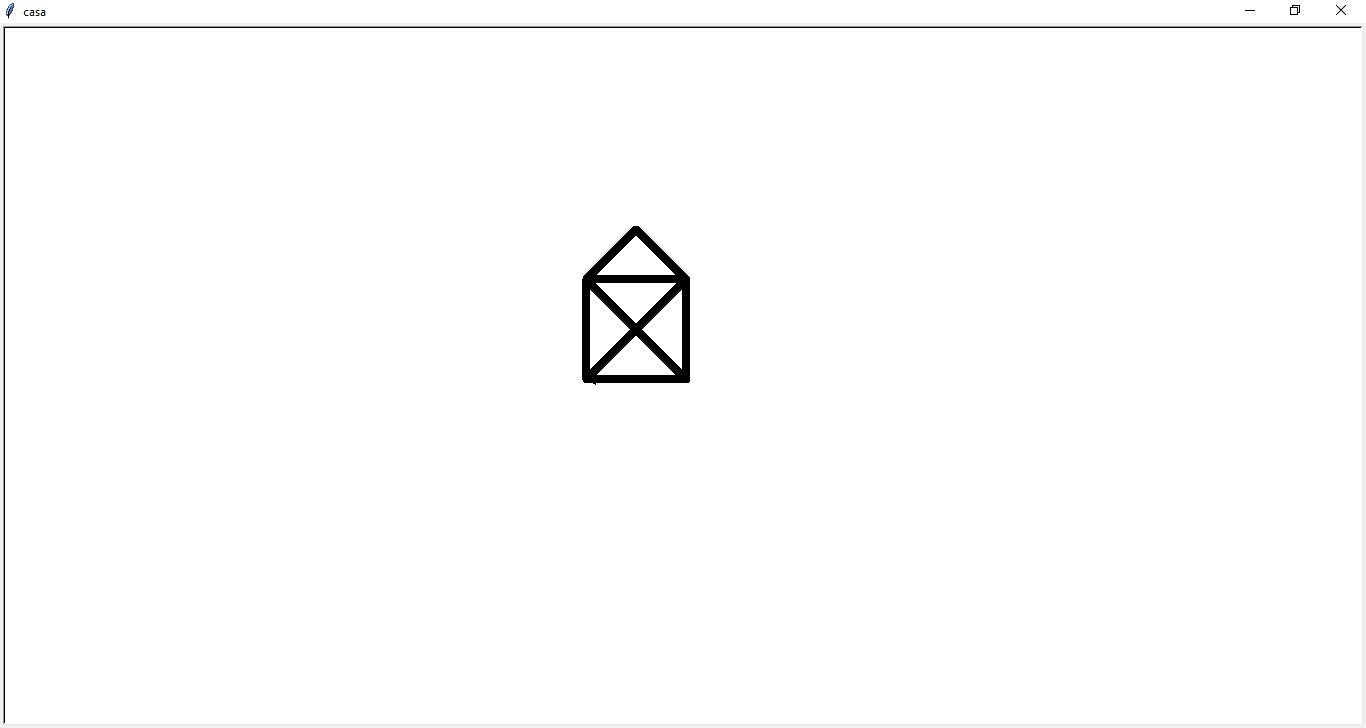

Python code for this plot:
# Felipe Martins Gomes
# Comp 20
# Exercício 7.26.12
# Programa compilado com PyCharm 2018.1.2


import turtle

def fazer_janela (cor, titulo):
    janela = turtle.Screen()
    janela.bgcolor(cor)
    janela.title(titulo)
    return janela

def fazer_turtle (cor, tamanho):
    tartaruga = turtle.Turtle()
    tartaruga.color(cor)
    tartaruga.pensize(tamanho)
    return tartaruga

def fazer_movimento (tartaruga, x, y):
    tartaruga.left(x)
    tartaruga.forward(y)

janela = fazer_janela("white", "casa")
felipe = fazer_turtle("black", 8)

movimento = [(90, 100), (90, 100), (90, 100), (135, 100*2**0.5), (90, 50*2**0.5),
             (90, 50*2**0.5), (90, 100*2**0.5), (225, 100)]

for (x, y) in movimento:
    fazer_movimento(felipe, x, y)

janela.mainloop()
